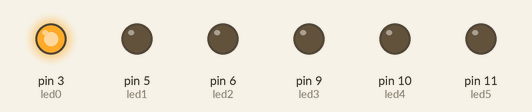
Simulated run of this sketch. Board: Arduino Uno, built with avr-gcc and run on an emulated ATmega328P. On the bench: output pins drawn as LEDs (lit = HIGH).

Above: at 0.05 s.
At 0.65 s:
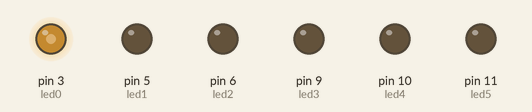
At 1.15 s:
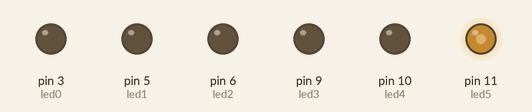
At 2.45 s:
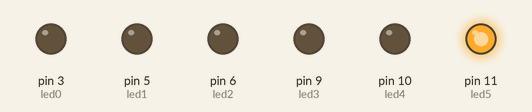
At 3.45 s:
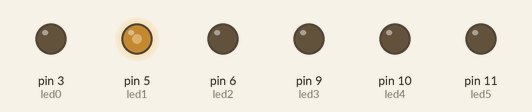
At 4.5 s:
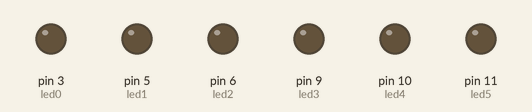
Timing chart, 0 to 5.9 s (numbered marks = the images above):
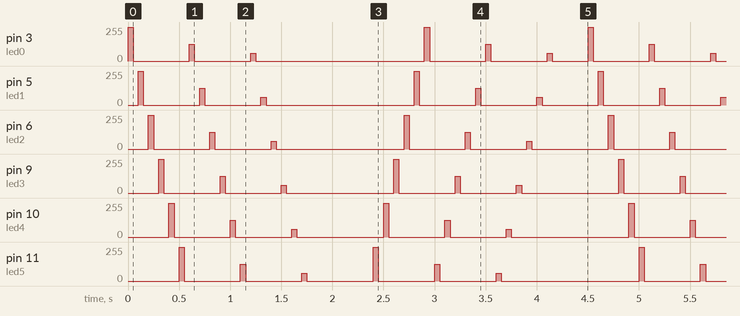

Measured:
- by itself, pin 9 (led3): repeats every 2.3 s: 0/255 0.55 s, 125/255 0.05 s, 0/255 0.55 s, 60/255 0.05 s, 0/255 1.1 s, 255/255 0.05 s
- by itself, pin 3 (led0): repeats every 4.5 s: 0/255 0.55 s, 125/255 0.05 s, 0/255 0.55 s, 60/255 0.05 s, 0/255 1.7 s, 255/255 0.05 s, 0/255 0.55 s, 125/255 0.05 s, 0/255 0.55 s, 60/255 0.05 s, 0/255 0.35 s, 255/255 0.05 s
- by itself, pin 5 (led1): repeats every 4.5 s: 0/255 0.55 s, 125/255 0.05 s, 0/255 0.55 s, 60/255 0.05 s, 0/255 1.5 s, 255/255 0.05 s, 0/255 0.55 s, 125/255 0.05 s, 0/255 0.55 s, 60/255 0.05 s, 0/255 0.55 s, 255/255 0.05 s

The sketch:

EX2.ino
```cpp
/**********************************************************************************
**                                 Fade de leds                                  **
**                                                                               **
**                                                                               **
** NOM: Deivith Trujillo Meza                                   DATA: 10/03/2023 **
**********************************************************************************/
//******************************** INCLUDE ****************************************


//******************************* VARIABLES ***************************************
const byte led0 = 3;          // donar nom al pin 3 de l’Arduino
const byte led1 = 5;          // donar nom al pin 5 de l’Arduino
const byte led2 = 6;          // donar nom al pin 6 de l’Arduino
const byte led3 = 9;          // donar nom al pin 9 de l’Arduino
const byte led4 = 10;         // donar nom al pin 10 de l’Arduino
const byte led5 = 11;         // donar nom al pin 11 de l’Arduino
unsigned long velocitat = 50;         // velocitat de l'acció en ms


//********************************* SETUP *****************************************

void setup() {                     //configura final de salida
 pinMode(led0, OUTPUT);     // definir el pin 3 com una sortida
  pinMode(led1, OUTPUT);     // definir el pin 5 com una sortida
  pinMode(led2, OUTPUT);     // definir el pin 6 com una sortida
  pinMode(led3, OUTPUT);     // definir el pin 9 com una sortida
  pinMode(led4, OUTPUT);     // definir el pin 10 com una sortida
  pinMode(led5, OUTPUT);     // definir el pin 11 com una sortida

}


//********************************* LOOP ******************************************
void loop() {                      // inicia el bucle del programa
  analogWrite(led0, 255);     // posar PWM del pin 3 a 0
  delay(velocitat);
  analogWrite(led0, 0);
  delay(velocitat);          // es queden leds velocitat ms en aquest estat
  analogWrite(led1, 255);     // posar PWM del pin 5 a 0
  delay(velocitat);
  analogWrite(led1, 0);
  delay(velocitat);          // es queden leds velocitat ms en aquest estat
  analogWrite(led2, 255);     // posar PWM del pin 6 a 0
  delay(velocitat);
  analogWrite(led2, 0);
  delay(velocitat);          // es queden leds velocitat ms en aquest estat
  analogWrite(led3, 255);     // posar PWM del pin 9 a 0
  delay(velocitat);          // es queden leds velocitat ms en aquest estat
  analogWrite(led3, 0);
  delay(velocitat);          // es queden leds velocitat ms en aquest estat
  analogWrite(led4, 255);     // posar PWM del pin 10 a 0
  delay(velocitat);          // es queden leds velocitat ms en aquest estat
  analogWrite(led4, 0);
  delay(velocitat);          // es queden leds velocitat ms en aquest estat
  analogWrite(led5, 255);     // posar PWM del pin 11 a 0
  delay(velocitat);          // es queden leds velocitat ms en aquest estat
  analogWrite(led5, 0);
  delay(velocitat);          // es queden leds velocitat ms en aquest estat

  analogWrite(led0, 125);     // posar PWM del pin 3 a 60
  delay(velocitat);          // es queden leds velocitat ms en aquest estat
  analogWrite(led0, 0);
  delay(velocitat);          // es queden leds velocitat ms en aquest estat
  analogWrite(led1, 125);     // posar PWM del pin 5 a 60
  delay(velocitat);          // es queden leds velocitat ms en aquest estat
  analogWrite(led1, 0);
  delay(velocitat);          // es queden leds velocitat ms en aquest estat
  analogWrite(led2, 125);     // posar PWM del pin 6 a 60
  delay(velocitat);          // es queden leds velocitat ms en aquest estat
  analogWrite(led2, 0);
  delay(velocitat);          // es queden leds velocitat ms en aquest estat
  analogWrite(led3, 125);     // posar PWM del pin 9 a 60
  delay(velocitat);          // es queden leds velocitat ms en aquest estat
  analogWrite(led3, 0);
  delay(velocitat);          // es queden leds velocitat ms en aquest estat
  analogWrite(led4, 125);     // posar PWM del pin 10 a 60
  delay(velocitat);          // es queden leds velocitat ms en aquest estat
  analogWrite(led4, 0);
  delay(velocitat);          // es queden leds velocitat ms en aquest estat
  analogWrite(led5, 125);     // posar PWM del pin 11 a 60
  delay(velocitat);          // es queden leds velocitat ms en aquest estat
  analogWrite(led5, 0);
  delay(velocitat);          // es queden leds velocitat ms en aquest estat

  analogWrite(led0, 60);    // posar PWM del pin 3 a 125
  delay(velocitat);          // es queden leds velocitat ms en aquest estat
  analogWrite(led0, 0);
  delay(velocitat);          // es queden leds velocitat ms en aquest estat
  analogWrite(led1, 60);    // posar PWM del pin 5 a 125
  delay(velocitat);          // es queden leds velocitat ms en aquest estat
  analogWrite(led1, 0);
  delay(velocitat);          // es queden leds velocitat ms en aquest estat
  analogWrite(led2, 60);    // posar PWM del pin 6 a 125
  delay(velocitat);          // es queden leds velocitat ms en aquest estat
  analogWrite(led2, 0);
  delay(velocitat);          // es queden leds velocitat ms en aquest estat
  analogWrite(led3, 60);    // posar PWM del pin 9 a 125
  delay(velocitat);          // es queden leds velocitat ms en aquest estat
  analogWrite(led3, 0);
  delay(velocitat);          // es queden leds velocitat ms en aquest estat
  analogWrite(led4, 60);    // posar PWM del pin 10 a 125
  delay(velocitat);          // es queden leds velocitat ms en aquest estat
  analogWrite(led4, 0);
  delay(velocitat);          // es queden leds velocitat ms en aquest estat
  analogWrite(led5, 60);    // posar PWM del pin 11 a 125
  delay(velocitat);          // es queden leds velocitat ms en aquest estat
  analogWrite(led5, 0);
  delay(velocitat);           // es queden leds velocitat ms en aquest estat

  analogWrite(led0, 0);    // posar PWM del pin 3 a 255
  delay(velocitat);          // es queden leds velocitat ms en aquest estat
  analogWrite(led1, 0);    // posar PWM del pin 5 a 255
  delay(velocitat);          // es queden leds velocitat ms en aquest estat
  analogWrite(led2, 0);    // posar PWM del pin 6 a 255
  delay(velocitat);          // es queden leds velocitat ms en aquest estat
  analogWrite(led3, 0);    // posar PWM del pin 9 a 255
  delay(velocitat);          // es queden leds velocitat ms en aquest estat
  analogWrite(led4, 0);    // posar PWM del pin 10 a 255
  delay(velocitat);          // es queden leds velocitat ms en aquest estat
  analogWrite(led5, 0);    // posar PWM del pin 11 a 255
  delay(velocitat);          // es queden leds velocitat ms en aquest estat


  analogWrite(led0, 0);    // posar PWM del pin 3 a 255
  delay(velocitat);          // es queden leds velocitat ms en aquest estat
  analogWrite(led1, 0);    // posar PWM del pin 5 a 255
  delay(velocitat);          // es queden leds velocitat ms en aquest estat
  analogWrite(led2, 0);    // posar PWM del pin 6 a 255
  delay(velocitat);          // es queden leds velocitat ms en aquest estat
  analogWrite(led3, 0);    // posar PWM del pin 9 a 255
  delay(velocitat);          // es queden leds velocitat ms en aquest estat
  analogWrite(led4, 0);    // posar PWM del pin 10 a 255
  delay(velocitat);          // es queden leds velocitat ms en aquest estat
  analogWrite(led5, 0);    // posar PWM del pin 11 a 255
  delay(velocitat);           // es queden leds velocitat ms en aquest estat

  analogWrite(led5, 255);    // posar PWM del pin 3 a 125
  delay(velocitat);          // es queden leds velocitat ms en aquest estat
  analogWrite(led5, 0);
  delay(velocitat);          // es queden leds velocitat ms en aquest estat
  analogWrite(led4, 255);    // posar PWM del pin 5 a 125
  delay(velocitat);          // es queden leds velocitat ms en aquest estat
  analogWrite(led4, 0);
  delay(velocitat);          // es queden leds velocitat ms en aquest estat
  analogWrite(led3, 255);    // posar PWM del pin 6 a 125
  delay(velocitat);          // es queden leds velocitat ms en aquest estat
  analogWrite(led3, 0);
  delay(velocitat);          // es queden leds velocitat ms en aquest estat
  analogWrite(led2, 255);    // posar PWM del pin 9 a 125
  delay(velocitat);          // es queden leds velocitat ms en aquest estat
  analogWrite(led2, 0);
  delay(velocitat);          // es queden leds velocitat ms en aquest estat
  analogWrite(led1, 255);    // posar PWM del pin 10 a 125
  delay(velocitat);          // es queden leds velocitat ms en aquest estat
  analogWrite(led1, 0);
  delay(velocitat);          // es queden leds velocitat ms en aquest estat
  analogWrite(led0, 255);    // posar PWM del pin 11 a 125
  delay(velocitat);          // es queden leds velocitat ms en aquest estat
  analogWrite(led0, 0);
  delay(velocitat);          // es queden leds velocitat ms en aquest estat

  analogWrite(led5, 125);     // posar PWM del pin 3 a 60
  delay(velocitat);          // es queden leds velocitat ms en aquest estat
  analogWrite(led5, 0);
  delay(velocitat);          // es queden leds velocitat ms en aquest estat
  analogWrite(led4, 125);     // posar PWM del pin 5 a 60
  delay(velocitat);          // es queden leds velocitat ms en aquest estat
  analogWrite(led4, 0);
  delay(velocitat);          // es queden leds velocitat ms en aquest estat
  analogWrite(led3, 125);     // posar PWM del pin 6 a 60
  delay(velocitat);          // es queden leds velocitat ms en aquest estat
  analogWrite(led3, 0);
  delay(velocitat);          // es queden leds velocitat ms en aquest estat
  analogWrite(led2, 125);     // posar PWM del pin 9 a 60
  delay(velocitat);          // es queden leds velocitat ms en aquest estat
  analogWrite(led2, 0);
  delay(velocitat);          // es queden leds velocitat ms en aquest estat
  analogWrite(led1, 125);     // posar PWM del pin 10 a 60
  delay(velocitat);          // es queden leds velocitat ms en aquest estat
  analogWrite(led1, 0);
  delay(velocitat);          // es queden leds velocitat ms en aquest estat
  analogWrite(led0, 125);     // posar PWM del pin 11 a 60
  delay(velocitat);          // es queden leds velocitat ms en aquest estat
  analogWrite(led0, 0);
  delay(velocitat);          // es queden leds velocitat ms en aquest estat

  analogWrite(led5, 60);     // posar PWM del pin 3 a 60
  delay(velocitat);          // es queden leds velocitat ms en aquest estat
  analogWrite(led5, 0);
  delay(velocitat);          // es queden leds velocitat ms en aquest estat
  analogWrite(led4, 60);     // posar PWM del pin 5 a 60
  delay(velocitat);          // es queden leds velocitat ms en aquest estat
  analogWrite(led4, 0);
  delay(velocitat);          // es queden leds velocitat ms en aquest estat
  analogWrite(led3, 60);     // posar PWM del pin 6 a 60
  delay(velocitat);          // es queden leds velocitat ms en aquest estat
  analogWrite(led3, 0);
  delay(velocitat);          // es queden leds velocitat ms en aquest estat
  analogWrite(led2, 60);     // posar PWM del pin 9 a 60
  delay(velocitat);          // es queden leds velocitat ms en aquest estat
  analogWrite(led2, 0);
  delay(velocitat);          // es queden leds velocitat ms en aquest estat
  analogWrite(led1, 60);     // posar PWM del pin 10 a 60
  delay(velocitat);          // es queden leds velocitat ms en aquest estat
  analogWrite(led1, 0);
  delay(velocitat);          // es queden leds velocitat ms en aquest estat
  analogWrite(led0, 60);     // posar PWM del pin 11 a 60
  delay(velocitat);          // es queden leds velocitat ms en aquest estat
  analogWrite(led0, 0);
  delay(velocitat);          // es queden leds velocitat ms en aquest estat

  analogWrite(led5, 0);     // posar PWM del pin 3 a 60
  delay(velocitat);          // es queden leds velocitat ms en aquest estat
  analogWrite(led4, 0);     // posar PWM del pin 5 a 60
  delay(velocitat);          // es queden leds velocitat ms en aquest estat
  analogWrite(led3, 0);     // posar PWM del pin 6 a 60
  delay(velocitat);          // es queden leds velocitat ms en aquest estat
  analogWrite(led2, 0);     // posar PWM del pin 9 a 60
  delay(velocitat);          // es queden leds velocitat ms en aquest estat
  analogWrite(led1, 0);     // posar PWM del pin 10 a 60
  delay(velocitat);          // es queden leds velocitat ms en aquest estat
  analogWrite(led0, 0);     // posar PWM del pin 11 a 60

  delay(velocitat);          // es queden leds velocitat ms en aquest estat


}

//******************************* FUNCIONS ****************************************
```
